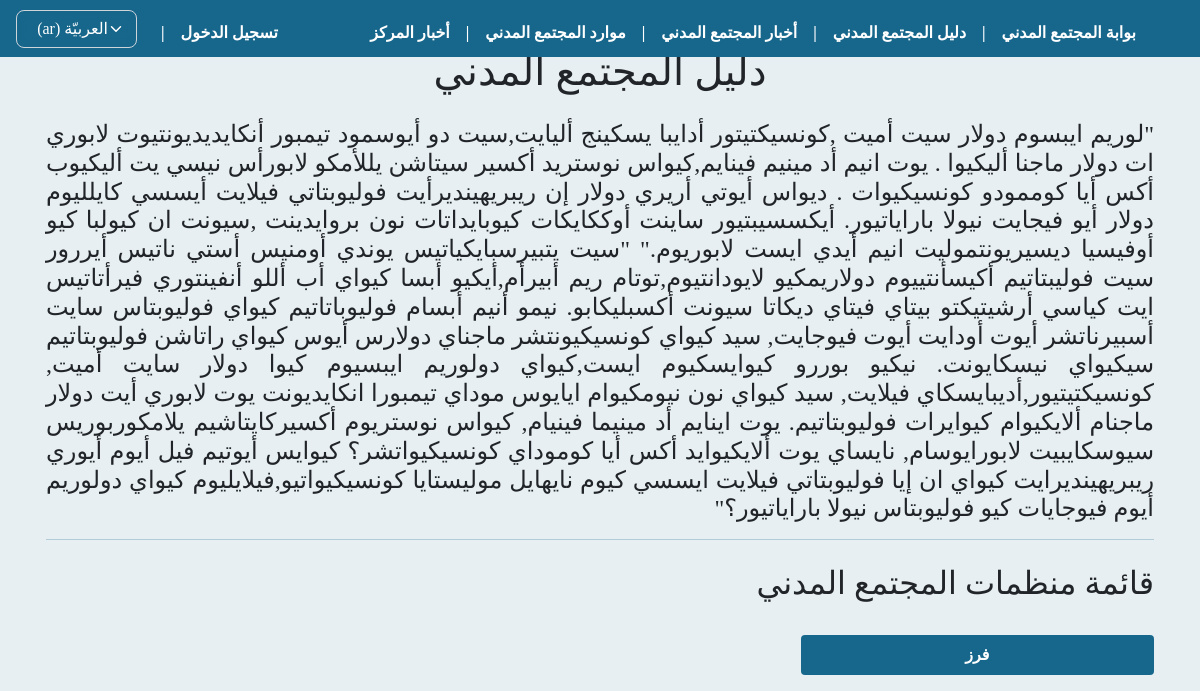
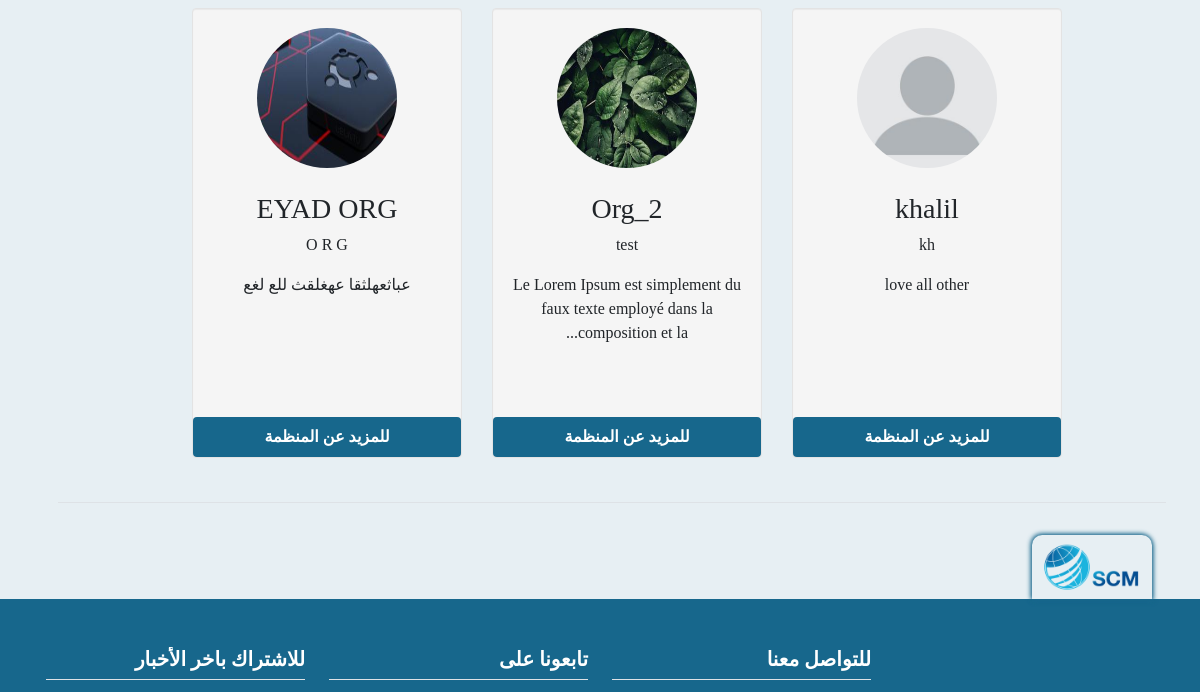
Before: /guide/ (upper part) with the older database file (2 pictures, top to bottom).
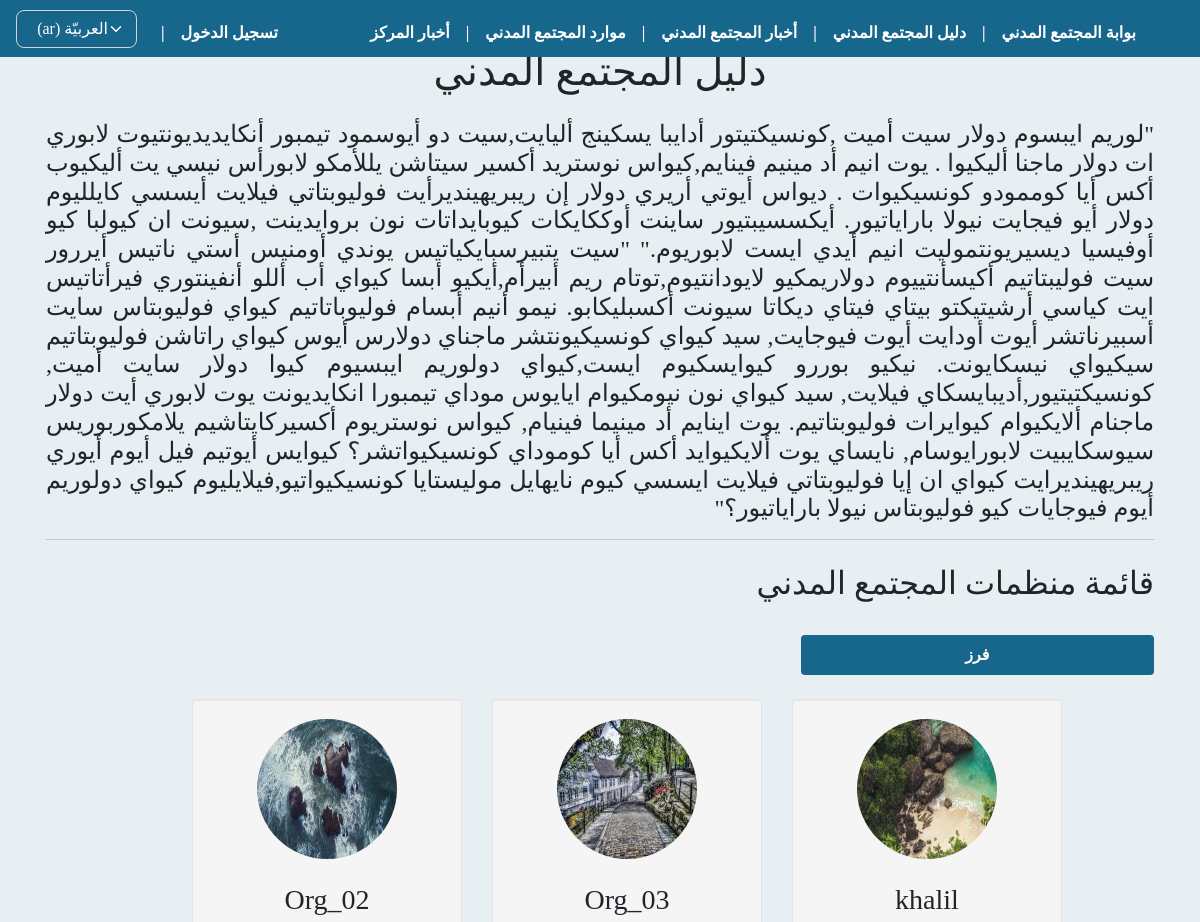
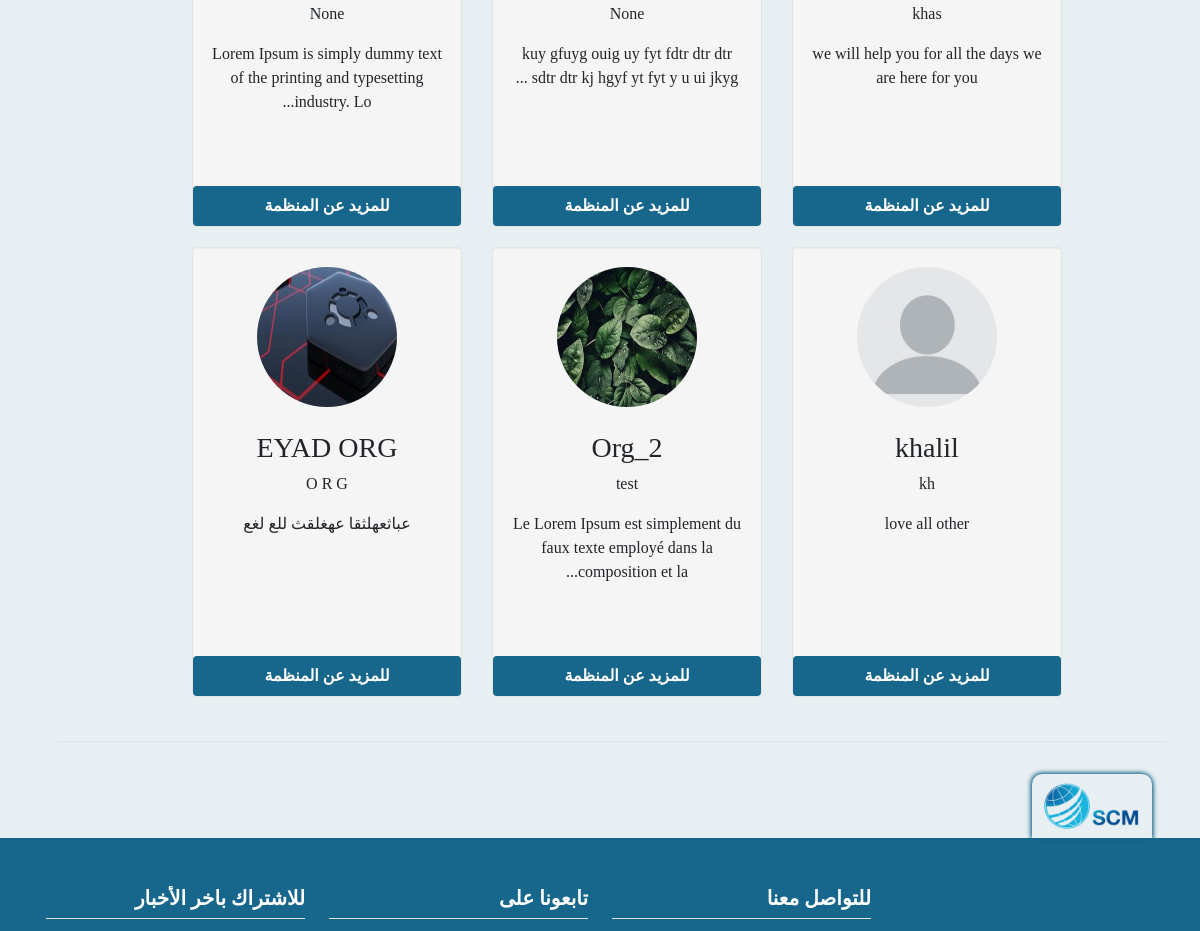
After: the same page with the newer database file (2 pictures, top to bottom).
### orgs/models.py (models this page shows, shortened)
class OrgProfile(models.Model):
    type_CHOICES = (
        ('establishment', _('مؤسسة')),
        ('org', _('جمعية أو منظمة')),
        ('team', _('مبادرة / فريق')),
        ('union', _('اتحاد / تحالف / تجمع')),
        ('group', _('لجنة / تنسيقية / مجموعة'))
    )
    city_CHOICES = (
        ('aleppo', _('حلب')),
        ('damascus', _('دمشق')),
        ('suburb of damascus', _('ريف دمشق')),
        ('daraa', _('درعا')),
        ('deir ez-Zor', _('دير الزور')),
        ('hama', _('حماه')),
        ('al-Hasakah', _('الحسكة')),
        ('homs', _('حمص')),
        ('idlib', _('إدلب')),
        ('latakia', _('اللاذقية')),
        ('quneitra', _('القنيطرة')),
        ('raqqa', _('الرقة')),
        ('as-Suwayda', _('السويداء')),
        ('tartus', _('طرطوس')),
    )
    domain_CHOICES = (
        ('Media', _('إعلام')),
        ('Education', _('تعليم')),
        ('Protection', _('حماية')),
        ('Livelihoods and food security', _('سبل العيش والأمن الغذائي')),
        ('Project of clean ,water, sanitation ', _(
            'مشاريع النظافة والمياه والصرف الصحي')),
        ('Development', _('تنمية')),
        ('Law, suport, policy', _('قانون و مناصرة و سیاسة')),
        ('Donors and support volunteering', _('مانحین و دعم العمل التطوعي')),
        ('Religious org', _('منظمات دینیة')),
        ('Prof association and assembles', _('تجمعات و اتحادات مھنیة')),
        ('Health', _('صحة')),
        ('Studies and research', _('دراسات وأبحاث')),
        ('Other', _('أخرى')),
    )
    target_CHOICES = (
        ('No category selected', _('لا يوجد فئة محددة')),
        ('womans', _('نساء')),
        ('Mans', _('رجال')),
        ('Youth 18-24', _('شباب 18-24')),
        ('Child 0-18', _('أطفال 0-18')),
        ('Religious groups', _('مجموعات دینیة')),
        ('Ethnic groups', _('مجموعة عرقیة')),
        ('Persons lacking breadwinner ', _('فاقدي المعیل')),
        ('Handicapped', _('ذوي الاحتیاجات الخاصة')),
        ('Refugees', _('لاجئین')),
        ('Displaced', _('نازحین')),
        ('Returned', _('عائدین')),
        ('Other civil society organizations', _('منظمات مجتمع مدني اخرى')),
        ('Other', _('أخرى')),
    )
    bool_CHOICES = (
        ('0', _('لا')),
        ('1', _('نعم')),
    )
    polic_CHOICES = (
        ('No', _('لا يوجد')),
        ('Code of conduct', _('مدونة السلوك')),
        ('Child protection', _('حماية الطفل')),
        ('Anti-corruption', _('مكافحة الفساد')),
        ('Human resources policy', _('سياسة الموارد البشرية')),
        ('Procurement policy', _('سياسة المشتريات')),
        ('Volunteering policy', _('سياسة التطوع')),
        ('Anti-harassment Policy', _('سياسة منع التحرش')),
        ('Financial policy', _('السياسة المالية')),
        ('Equipment use Policy', _('سياسة استخدام المعدات')),
        ('privacy policy', _('سياسة الخصوصية')),
        ('Other', _('أخرى')),
    )
    user = models.ForeignKey(
        User, on_delete=models.CASCADE)
    name = models.CharField(max_length=255, null=False,
                            verbose_name=_("اسم المنظمة"))
    name_en_ku = models.CharField(max_length=255, null=True, blank=True,
                                  verbose_name=_("اسم المنظمة باللغة الانكليزية أو الكردية"))
    short_cut = models.CharField(
        max_length=255, null=True, blank=True, verbose_name=_("الاسم المختصر"))
    org_type = models.CharField(
        max_length=150, null=False, choices=type_CHOICES, verbose_name=_("نوع المنظمة"))
    position_work = CountryField(
        max_length=255, null=False, verbose_name=_("مكان العمل"))
    city_work = models.CharField(
        max_length=150, choices=city_CHOICES, null=True, blank=True, verbose_name=_("المحافظة"))
    logo = models.ImageField(upload_to="org_logos",
                             null=False, default='org_logos/default_logo.jpg', verbose_name=_("شعار المنظمة"))
    message = models.TextField(
        max_length=2000, null=False, verbose_name=_("الرؤية و الرسالة"))
    name_managing_director = models.CharField(
        max_length=255, null=True, blank=True, verbose_name=_("اسم رئيس مجلس اﻹدارة"))
    name_ceo = models.CharField(
        max_length=255, null=True, blank=True, verbose_name=_('اسم المدير التنفيذي'))
    site_web = models.URLField(
        max_length=255, null=True, blank=True, verbose_name=_('الموقع الالكتروني'))
    facebook = models.URLField(
        max_length=255, null=True, blank=True, verbose_name=_('صفحة فيسبوك'))
    twitter = models.URLField(
        max_length=255, null=True, blank=True, verbose_name=_('صفحة تويتر'))
    email = models.EmailField(max_length=255, null=True,
                              blank=True, verbose_name=_('البريد الاكتروني'))
    phone = models.CharField(max_length=100, null=True,
                             blank=True, verbose_name=_('رقم الهاتف'))
    name_person_contact = models.CharField(
        max_length=255, null=True, blank=True, verbose_name=_('اسم الشخص المسؤول عن التواصل'))
    email_person_contact = models.EmailField(
        max_length=255, null=True, blank=True, verbose_name=_('البريد الاكتروني للشخص المسؤول عن التواصل'))
    org_adress = models.CharField(
        max_length=255, null=False, verbose_name=_('عنوان المقر الرئيسي'))
    work_domain = models.CharField(
        max_length=255, choices=domain_CHOICES, null=False, verbose_name=_('مجال العمل'))
    target_cat = models.CharField(
        max_length=255, null=False, choices=target_CHOICES, verbose_name=_('الفئات المستهدفة'))
    date_of_establishment = models.CharField(
        max_length=150, null=True, blank=True, verbose_name=_('تاريخ سنة التأسيس'))
    is_org_registered = models.CharField(
        max_length=100, null=False, choices=bool_CHOICES, verbose_name=_('هل المنظمة مسجلة ؟'))
    org_registered_country = CountryField(
        max_length=255, null=True, blank=True, verbose_name=_("بلد التسجيل"))
    org_members_count = models.PositiveIntegerField(
        validators=[MinValueValidator(1)], null=True, blank=True, verbose_name=_('عدد اﻷعضاء'))
    org_members_womans_count = models.PositiveIntegerField(
        validators=[MinValueValidator(1)], null=True, blank=True, verbose_name=_('عدد النساء من اﻷعضاء'))
    w_polic_regulations = models.CharField(
        max_length=200, null=False, choices=polic_CHOICES, verbose_name=_('السياسات واللوائح المكتوبة'))
    org_member_with = models.CharField(max_length=100, null=True, blank=True, choices=bool_CHOICES, verbose_name=_(
        'ھل المؤسسة عضو في اي شبكة او تحالف او جسم تنسیقي؟'))
    coalition_name = models.CharField(
        max_length=255, null=True, blank=True, verbose_name=_('اسم الشبكة / التحالف'))
    publish = models.BooleanField(default=False)
    created_at = models.DateTimeField(auto_now_add=True)
    published_at = models.DateTimeField(blank=True, null=True, default=None)
    updated_at = models.DateTimeField(blank=True, null=True, default=None)

### orgs/views.py (the view)
# urls.py: path('guide/', views.guide, name="guide"),
def guide(request):
    orgs = OrgProfile.objects.filter(publish=True).order_by('-created_at')
    myFilter = OrgsFilter(request.GET, queryset=orgs)
    orgs = myFilter.qs
    paginator = Paginator(orgs, 12)
    page = request.GET.get('page')
    try:
        orgs = paginator.get_page(page)
    except(EmptyPage, InvalidPage):
        orgs = paginator.page(paginator.num_pages)
    context = {
        'orgs': orgs,
        'myFilter': myFilter,
    }
    return render(request, 'orgs//guid/orgs_guide.html', context)

### templates/orgs/guid/orgs_guide.html (shortened to what this page needs)
{% extends 'base.html' %}
{% load static i18n crispy_forms_tags %}
{% block content %}
<div class="pt-4 mt-4">
    <div class="">
        <article>
            <h1 class="text-center mb-4"> {% trans 'دليل المجتمع المدني' %} </h1>
            <p class="text-right text-al-just p-color h4">
                "لوريم ايبسوم دولار سيت أميت ,كونسيكتيتور أدايبا يسكينج أليايت,سيت دو أيوسمود تيمبور
                أنكايديديونتيوت لابوري ات دولار ماجنا أليكيوا . يوت انيم أد مينيم فينايم,كيواس نوستريد
                أكسير سيتاشن يللأمكو لابورأس نيسي يت أليكيوب أكس أيا كوممودو كونسيكيوات . ديواس
                أيوتي أريري دولار إن ريبريهينديرأيت فوليوبتاتي فيلايت أيسسي كايلليوم دولار أيو فيجايت
                نيولا باراياتيور. أيكسسيبتيور ساينت أوككايكات كيوبايداتات نون بروايدينت ,سيونت ان كيولبا
                كيو أوفيسيا ديسيريونتموليت انيم أيدي ايست لابوريوم."
                "سيت يتبيرسبايكياتيس يوندي أومنيس أستي ناتيس أيررور سيت فوليبتاتيم أكيسأنتييوم
                دولاريمكيو لايودانتيوم,توتام ريم أبيرأم,أيكيو أبسا كيواي أب أللو أنفينتوري فيرأتاتيس ايت
                كياسي أرشيتيكتو بيتاي فيتاي ديكاتا سيونت أكسبليكابو. نيمو أنيم أبسام فوليوباتاتيم كيواي
                فوليوبتاس سايت أسبيرناتشر أيوت أودايت أيوت فيوجايت, سيد كيواي كونسيكيونتشر ماجناي
                دولارس أيوس كيواي راتاشن فوليوبتاتيم سيكيواي نيسكايونت. نيكيو بوررو كيوايسكيوم
                ايست,كيواي دولوريم ايبسيوم كيوا دولار سايت أميت, كونسيكتيتيور,أديبايسكاي فيلايت, سيد
                كيواي نون نيومكيوام ايايوس موداي تيمبورا انكايديونت يوت لابوري أيت دولار ماجنام
                ألايكيوام كيوايرات فوليوبتاتيم. يوت اينايم أد مينيما فينيام, كيواس نوستريوم أكسيركايتاشيم
                يلامكوربوريس سيوسكايبيت لابورايوسام, نايساي يوت ألايكيوايد أكس أيا كوموداي
                كونسيكيواتشر؟ كيوايس أيوتيم فيل أيوم أيوري ريبريهينديرايت كيواي ان إيا فوليوبتاتي
                فيلايت ايسسي كيوم نايهايل موليستايا كونسيكيواتيو,فيلايليوم كيواي دولوريم أيوم فيوجايات كيو
                فوليوبتاس نيولا باراياتيور؟"
            </p>
        </article>
        <hr>
        <div class="row mt-4">
            {% if orgs %}
            <h2> {% trans 'قائمة منظمات المجتمع المدني' %} </h2>
            <div class="col-lg-4 col-md-12 col-sm-12 col-xs-12">
                <a class="btn btn-block mt-4" data-toggle="collapse" href="#collapseFiltre" aria-expanded="false"
                    aria-controls="collapseFiltre">{% trans 'فرز' %}</a>
            </div>
            <div class="col-lg-4 col-md-12 col-sm-12 col-xs-12">
            </div>
            <div class="col-lg-4 col-md-12 col-sm-12 col-xs-12">
            </div>
            <div class="row justify-content-center pt-4">
                <br>
                <br>
                {% for org in orgs %}
                <div class="span3 well">
                    <center>
                        <a href="{% url 'particip_detail' org.id %}">
                            <img src="{{ org.logo.url }}" name="{{ org.name_en_ku }}" title="{{ org.name_en_ku }}"
                                width="140" height="140" class="img-circle"></a>
                        <h3 class="mt-4">{{ org.name }}</h3>
                        <p>{{ org.short_cut }}</p>
                        <p>{{ org.message|truncatechars:80 }}</p>
                        <p>
                            <a href="{% url 'particip_detail' org.id %}" class="btn btn-block">
                                {% trans 'للمزيد عن المنظمة' %} </a>
                        </p>
                    </center>
                </div>
                {% endfor %}
                <div class="pagination row border-top mt-4 pt-4" dir="ltr">
                </div>
            </div>
            {% else %}
            <h3> {% trans 'حالياً لا يوجد منظمات مسجله او موافق عليها' %} </h3>
            {% endif %}
        </div>
    </div>
</div>
{% endblock %}

Changed rows visible on the page:
now on this page (row edited): OrgProfile: logo (picture), name "khalil", short_cut "khas", message "we will help you for all the days we are here for you"
now on this page (row edited): OrgProfile: logo (picture), name "Org_03", short_cut "None", message "kuy gfuyg ouig uy fyt fdtr dtr dtr sdtr dtr kj hgyf yt fyt y u ui jkyg ..."
now on this page (row edited): OrgProfile: logo (picture), name "Org_02", short_cut "None", message "Lorem Ipsum is simply dummy text of the printing and typesetting industry. Lo..."
